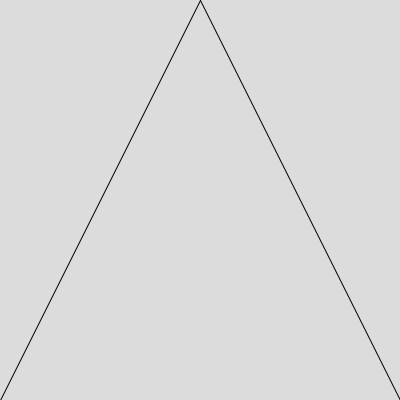
Frame 1 (no input)
Frame 60 (the mouse pressed at the canvas centre just before this capture): identical to frame 1, image omitted
Frame 120 (the mouse held since frame 60 and released just before this capture): identical to frame 1, image omitted

The Processing sketch that drew this single still picture (run headless with seeded random() and noise(); from frame 60 on, the mouse is pressed at the canvas centre):

// Processing sketch: Sierpinski_Triangle
// ── Sierpinski_Triangle.pde
int i = 0;
final int W = 400;
final int H = 400;
float[] p0 = {      0, -H / 2 };
float[] p1 = {  W / 2, H / 2 };
float[] p2 = { -W / 2, H / 2 };

void setup() {
    size(400, 400);
}

void draw() {
    translate(width / 2, height / 2);
    background(220);
    sierpinsky(p0, p1, p2, i);
}
void mouseClicked() {  
    sierpinsky(p0, p1, p2, i);
    i++;
}

void sierpinsky(float[] p0, float[] p1, float[] p2, int limit) {
    if (limit > 0) {
        float[] pA = {
                (p0[0] + p1[0]) / 2,
                (p0[1] + p1[1]) / 2
            };
        float[] pB = {
                (p1[0] + p2[0]) / 2,
                (p1[1] + p2[1]) / 2
            };
        float[] pC = {
                (p2[0] + p0[0]) / 2,
                (p2[1] + p0[1]) / 2
            };
        sierpinsky(p0, pA, pC, limit - 1);
        sierpinsky(pA, p1, pB, limit - 1);
        sierpinsky(pC, pB, p2, limit - 1);
    } else {
        drawTriangle(p0, p1, p2);
    }
}

void drawTriangle(float[] p0, float[] p1, float[] p2) {
    float r = floor(random(255));
    float g = floor(random(255));
    float b = floor(random(255));

    fill(r, g, b);
    line(p0[0], p0[1], p1[0], p1[1]);
    line(p1[0], p1[1], p2[0], p2[1]);
    line(p2[0], p2[1], p0[0], p0[1]);
}
